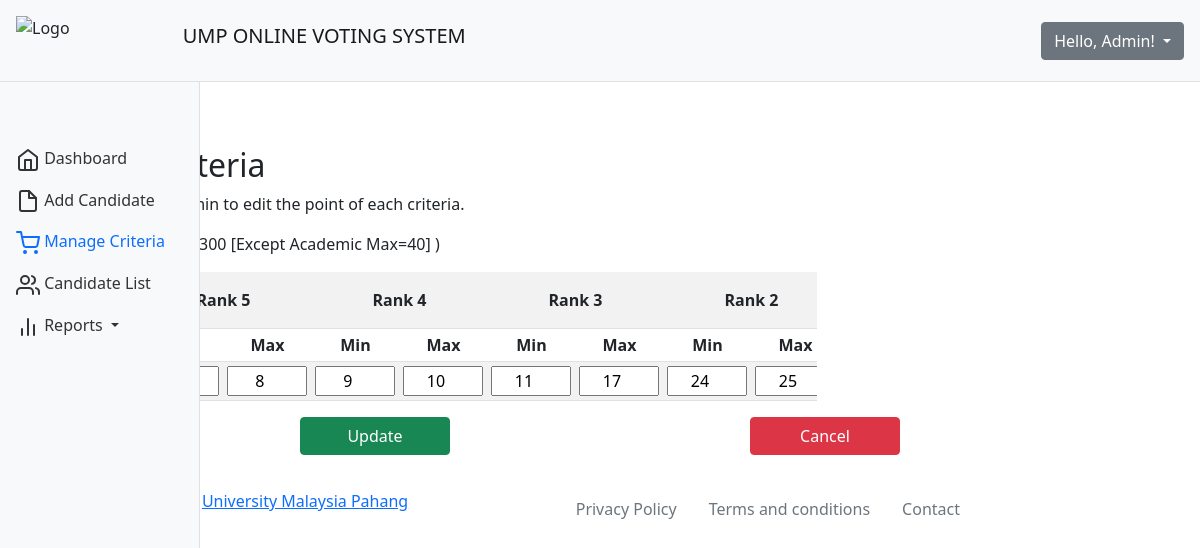
/ApplicationLayer/ManageCriteria/editcriteria.php?Criteria_ID=1, run on the app's committed database.
### tables this page shows
CREATE TABLE `criteria` (
  `Criteria_ID` int(11) NOT NULL,
  `Criteria_Name` varchar(100) NOT NULL,
  `R5min` float NOT NULL,
  `R5max` float NOT NULL,
  `R4min` float NOT NULL,
  `R4max` float NOT NULL,
  `R3min` float NOT NULL,
  `R3max` float NOT NULL,
  `R2min` float NOT NULL,
  `R2max` float NOT NULL,
  `R1min` float NOT NULL,
  `R1max` float NOT NULL
);

### BusinessServiceLayer/Controller/CriteriaController.php (called while the page is built, shortened)
<?php
require_once '../../BusinessServiceLayer/Model/CriteriaModel.php';
class criteriaController{
	function viewUser($Criteria_ID){
        $criteria = new CriteriaModel();
        $criteria->Criteria_ID = $Criteria_ID;
        return $criteria->viewCrit();
    }
}
?>

### BusinessServiceLayer/Model/CriteriaModel.php (called while the page is built, shortened)
<?php
require_once '../../libs/database.php';
class CriteriaModel{
	public $Criteria_ID, $Criteria_Name;
    function viewCrit(){
        $sql = "SELECT * FROM criteria WHERE Criteria_ID=:Criteria_ID";
        $args = [':Criteria_ID'=>$this->Criteria_ID];
        return DB::run($sql,$args);
    }
}
?>

### libs/database.php (called while the page is built, shortened)
<?php
class DB
{
  public static function connect($value='')
  {
    $pdo = new PDO(DB_TYPE.':host='.DB_HOST.';dbname='.DB_NAME, DB_USER, DB_PASS);
    $pdo->setAttribute(PDO::ATTR_ERRMODE, PDO::ERRMODE_EXCEPTION);
    return $pdo;
  }
  public static function run($sql, $args = NULL)
    {
        $stmt = DB::connect()->prepare($sql);
        try {
            $stmt->execute($args);
            return $stmt;
        }
        catch (PDOException $e){
            echo $e->getMessage();
            die();
        }
     }
}
?>

### ApplicationLayer/ManageCriteria/editcriteria.php (the view, shortened to what this page needs)
<?php include '../../src/navbar.php';?>
<?php
   require_once '../../BusinessServiceLayer/Controller/CriteriaController.php';
   $Criteria_ID = $_GET['Criteria_ID'];
   $criteria = new criteriaController();
   $data = $criteria->viewUser($Criteria_ID);
   if($row = $data->fetch(PDO::FETCH_ASSOC)){
     $rows = $row;
   }
   ?>
<!DOCTYPE html>
<html>
<head>
	<link rel="stylesheet" href="https://stackpath.bootstrapcdn.com/bootstrap/5.0.0-alpha1/css/bootstrap.min.css">
	<link rel="stylesheet" href="https://stackpath.bootstrapcdn.com/font-awesome/4.7.0/css/font-awesome.min.css">
	<link rel="stylesheet" href="https://cdn.jsdelivr.net/chartist.js/latest/chartist.min.css">
</head>
<body>
	<div class="container-fluid">
	  <div class="row">
	      <nav id="sidebar" class="col-md-3 col-lg-2 d-md-block bg-light sidebar collapse">
	          <div class="position-sticky pt-md-5">
				  <ul class="nav flex-column">
				      <li class="nav-item">
				        <a class="nav-link" aria-current="page" href="../../ApplicationLayer/ManageCandidate/Candidate.php">
				          <span class="ml-2">Dashboard</span>
				        </a>
				      </li>
				      <li class="nav-item">
				        <a class="nav-link" href="../../ApplicationLayer/ManageCandidate/AddCandidate.php">
				          <span class="ml-2">Add Candidate</span>
				        </a>
				      </li>
				      <li class="nav-item">
				        <a class="nav-link active" href="../../ApplicationLayer/ManageCriteria/Criteria.php">
				          <span class="ml-2">Manage Criteria</span>
				        </a>
				      </li>
				      <li class="nav-item">
				        <a class="nav-link" href="../../ApplicationLayer/ManageCandidate/CandidateList.php">
				          <span class="ml-2">Candidate List</span>
				        </a>
				      </li>
				      <li class="nav-item dropdown">
						<a class="nav-link dropdown-toggle" href="#" id="navbarDropdown" role="button" data-toggle="dropdown" aria-haspopup="true" aria-expanded="false">
						  <span class="ml-2">Reports</span>
						</a>
					  </li>
				    </ul>
				</div>
	      </nav>
	      <main class="col-md-10 ml-sm-auto col-lg-10 px-md-4 py-4">
	          <nav aria-label="breadcrumb">
				  <ol class="breadcrumb">
				    <li class="breadcrumb-item"><a href="Candidate.php">Home</a></li>
				    <li class="breadcrumb-item active" aria-current="page">Overview</li>
				  </ol>
				</nav>
				<h1 class="h2">Manage Criteria</h1>
				<p>This is the page for admin to edit the point of each criteria.</p>
				<p>(Minimum:0  Maximum:300  [Except Academic Max=40]  )</p>
			<form enctype="multipart/form-data" method="post" action="">
				<div class="col-lg-10">
					<div class="table-responsive" align="center">
					<table id="example" class="table table-striped table-sm" style="width:100%">
						<tr>
							<th>No</th>
							<th>Criteria Name</th>
							<th colspan="2">Rank 5</th>
							<th colspan="2">Rank 4</th>
							<th colspan="2">Rank 3</th>
							<th colspan="2">Rank 2</th>
						</tr>
						<tr>
							<th>Min</th>
							<th>Max</th>
							<th>Min</th>
							<th>Max</th>
							<th>Min</th>
							<th>Max</th>
							<th>Min</th>
							<th>Max</th>
						</tr>
						<?php
							echo "<tr>"
								. "<td>".$row['Criteria_ID']."</td>"
								. "<td>".$row['Criteria_Name']."</td>"
						?>
						<td><center><input type="number" name="R5min" min="0" max="<?php echo $rows['R5max'] ?>" value="<?php echo $rows['R5min'] ?>" required></center></td>
						<td><center><input type="number" name="R5max" min="<?php echo $rows['R5min'] ?>" max="<?php echo $rows['R4min'] ?>" value="<?php echo $rows['R5max'] ?>" required></center></td>
						<td><center><input type="number" name="R4min" min="<?php echo $rows['R5max'] ?>" max="<?php echo $rows['R4max'] ?>" value="<?php echo $rows['R4min'] ?>" required></center></td>
						<td><center><input type="number" name="R4max" min="<?php echo $rows['R4min'] ?>" max="<?php echo $rows['R3min'] ?>" value="<?php echo $rows['R4max'] ?>" required></center></td>
						<td><center><input type="number" name="R3min" min="<?php echo $rows['R4max'] ?>" max="<?php echo $rows['R3max'] ?>" value="<?php echo $rows['R3min'] ?>" required></center></td>
						<td><center><input type="number" name="R3max" min="<?php echo $rows['R3min'] ?>" max="<?php echo $rows['R2min'] ?>" value="<?php echo $rows['R3max'] ?>" required></center></td>
						<td><center><input type="number" name="R2min" min="<?php echo $rows['R3max'] ?>" max="<?php echo $rows['R2max'] ?>" value="<?php echo $rows['R2min'] ?>" required></center></td>
						<td><center><input type="number" name="R2max" min="<?php echo $rows['R2min'] ?>" max="<?php echo $rows['R1min'] ?>" value="<?php echo $rows['R2max'] ?>" required></center></td>
						<?php
							echo "</tr>"
						?>
					</table>
				</div>
					<button class="btn btn-success" type="submit" name="update" style="width: 150px; position: absolute;left: 25%;">Update</button>
          <button class="btn btn-danger" type="submit" name="cancel" style="width: 150px;position: absolute; right: 25%;">Cancel</button>
		</form>
				</div>
				<footer class="pt-5 d-flex justify-content-between">
				  <span>Copyright © 2020-2021 <a href="https://www.ump.edu.my/en">University Malaysia Pahang</a></span>
				  <ul class="nav m-0">
				      <li class="nav-item">
				        <a class="nav-link text-secondary" aria-current="page" href="#">Privacy Policy</a>
				      </li>
				      <li class="nav-item">
				        <a class="nav-link text-secondary" href="#">Terms and conditions</a>
				      </li>
				      <li class="nav-item">
				        <a class="nav-link text-secondary" href="#">Contact</a>
				      </li>
				    </ul>
				</footer>
	  </div>
</body>
</html>

### ApplicationLayer/ManageCriteria/editcriteria.php (style rules this page uses)
.sidebar { position: fixed; top: 0; bottom: 0; left: 0; z-index: 100; padding: 90px 0 0; box-shadow: inset -1px 0 0 rgba(0, 0, 0, .1); z-index: 99; }
.sidebar .nav-link { color: #333; }
.sidebar .nav-link.active { color: #0d6efd; }
table, th, td { align-content: center; text-align: center; }
input { width: 80px; align-content: center; text-align: center; }

### data on the page
criteria: R5max "8", R4min "9", R4max "10", R3min "11", R3max "17", R2min "24", R2max "25"
